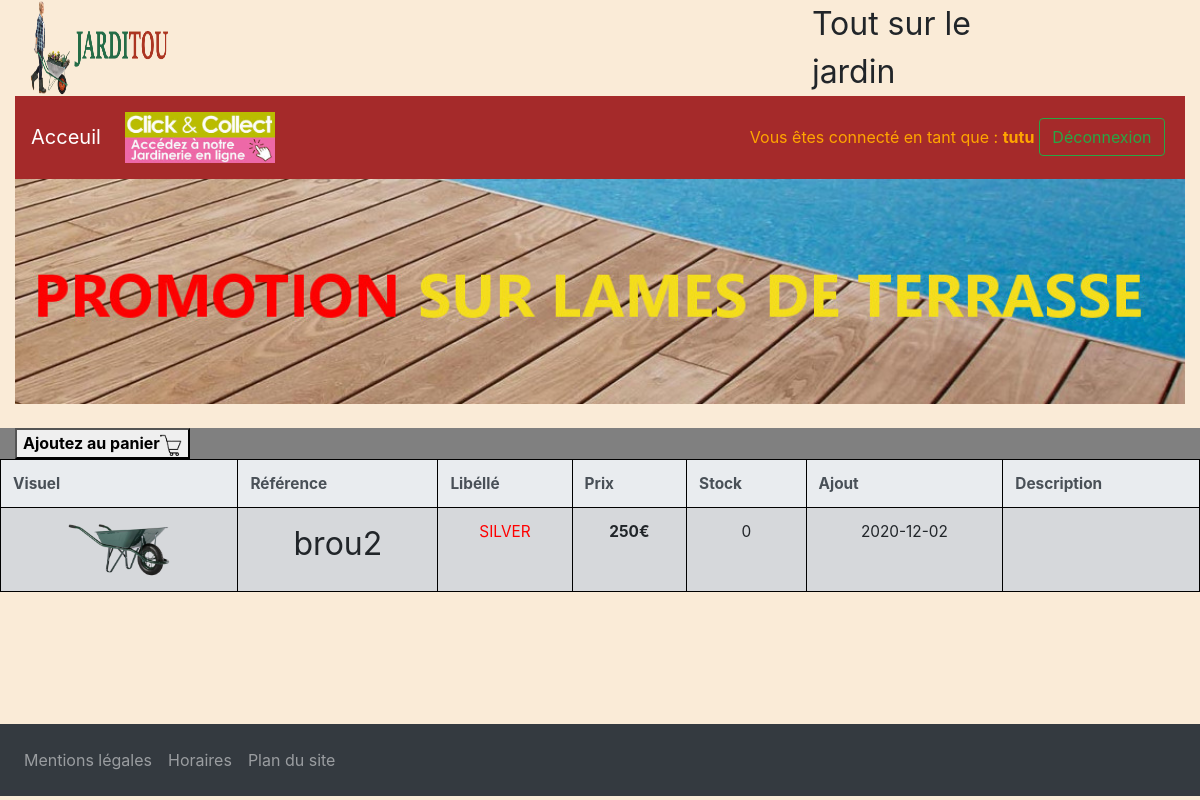
/panier.php?categorie=Brouette (signed in), run on the app's committed database.
### tables this page shows
CREATE TABLE IF NOT EXISTS `produit` (
  `ID` int(11) NOT NULL AUTO_INCREMENT,
  `Reference` varchar(50) DEFAULT NULL,
  `Libelle` varchar(50) DEFAULT NULL,
  `Prix` int(11) DEFAULT NULL,
  `Stock` int(11) DEFAULT NULL,
  `Couleur` varchar(50) DEFAULT NULL,
  `ajout` date DEFAULT NULL,
  `modif` varchar(255) DEFAULT NULL,
  `bloqué` varchar(50) DEFAULT NULL,
  `datemodif` date DEFAULT NULL,
  `categorie` varchar(255) DEFAULT NULL,
  PRIMARY KEY (`ID`)
);

### panier.php (the view, shortened to what this page needs)
<?php
require "header.php";
require "connexion_bdd.php";
?>
    <br>
<?php
try {
    $categorie=$_GET['categorie'];
$requete = "SELECT * FROM produit where categorie = '$categorie'";
$result = $db->query($requete);
$nbLigne = $result->rowCount();
if ($nbLigne > 0) {
    while ($row = $result->fetch(PDO::FETCH_OBJ))
        {
?>
<form method="POST" action="panier.php">
   <div id="debutTable" class="table-responsive">
   <div id='barre' class='col-12'><?php if (isset($_SESSION['ID']) && isset($_SESSION['login'])) { echo "<button type='submit'><strong>Ajoutez au panier<img src='images/chariot.png' title='chariot' alt='panier' width='22px'></button></strong>";} ?></div>
   <table class="table table-bordered col-12">
            <thead class="thead-light">
                <tr>
                     <th scope="col">Visuel</th>
                     <th scope="col">Référence</th>
                     <th scope="col">Libéllé</th>
                     <th scope="col">Prix</th>
                     <th scope="col">Stock</th>
                     <th scope="col">Ajout</th>
                     <th scope="col">Description</th>
                </tr>
            </thead>
            <tbody>
<tr>
                    <td class='table-secondary'  scope='row'><img src='images/<?=$row->ID?>.png' alt='image2' height='auto' width='110'></td>
                    <td class='table-secondary' scope='row'><span id='reference'><?= $row->Reference ?></span></td>
                    <td class='table-secondary' scope='row' class='libelle'><a href='details.php?ID= <?= $row->ID ?>'><?= $row->Libelle ?></a></td>
                    <td class='table-secondary' scope='row' ><strong><?= $row->Prix ?>€</strong></td>
                    <td class='table-secondary' scope='row' ><?= $row->Stock ?></td>
                    <td class='table-secondary' scope='row'><?= $row->ajout ?></td>
                    <td class='table-secondary' scope='row'><?= $row->modif ?></td>
                </tr>
                    </div>
        </form>
    <?php
        }
}
 }
 catch (Exception $e)
{
echo 'Erreur : ' . $e->getMessage() . '<br />';
echo 'N° : ' . $e->getCode();
die('Fin du script');
}
?>
</body>
<?php
require "footer.php";
?>

### style.css (style rules this page uses)
body { background-color: antiquewhite; }
span { font-size: xx-large; }
table { font-size: 96%; }
#debutTable > #barre { background-color: grey; color: blue; }
table { margin-bottom: 0%; }
table > thead > tr > th { border:1px solid black!important; }
table > tbody > tr > td { border:1px solid black!important; }
a { color: red; text-decoration: red; }
td { text-align: center; }

### data on the page
produit: Reference "brou2", Libelle "SILVER", Prix "250", Stock "0", ajout "2020-12-02"

### other printed values
$_SESSION['login'] "tutu"
